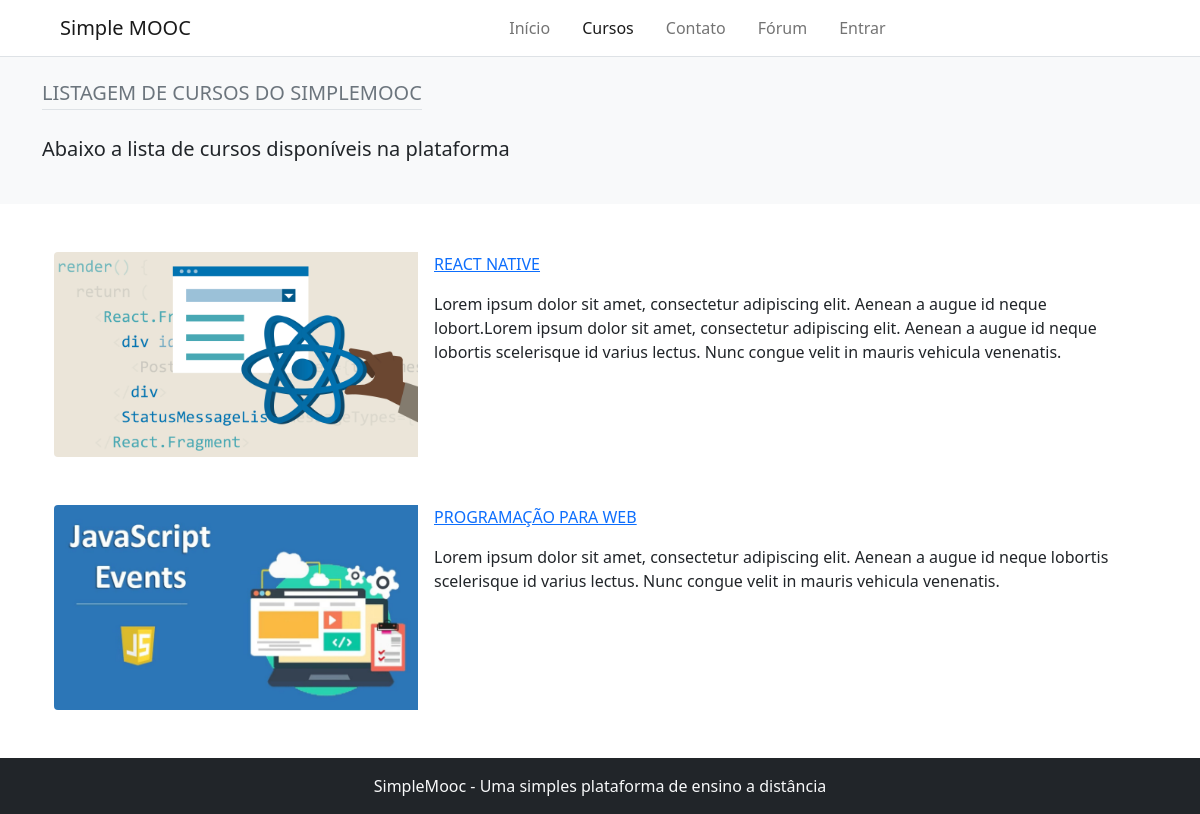
Page /courses/ on the earlier database version.
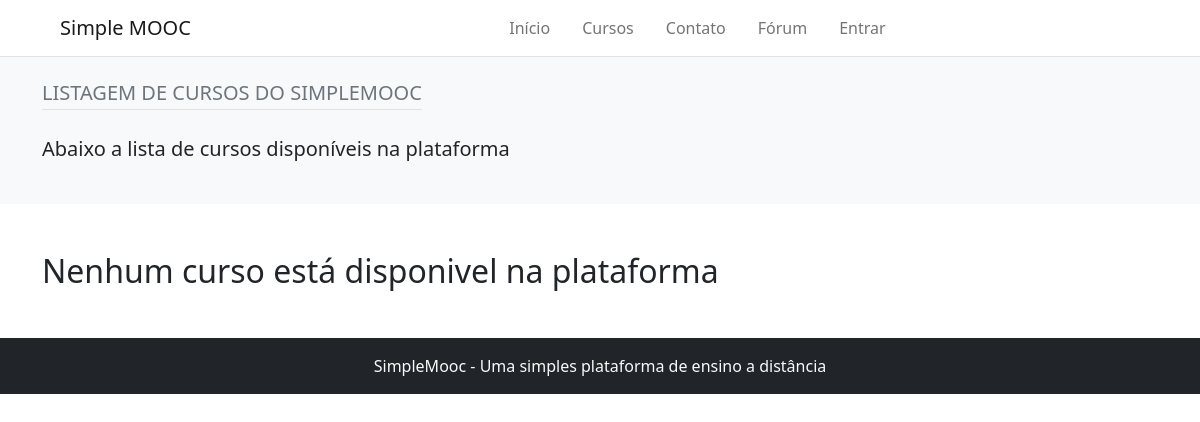
Same page on the later database version.
### Courses/models.py (models this page shows, shortened)
class Course(models.Model):
    name_course = models.CharField(max_length=50, verbose_name='Nome do curso')
    slug_course = models.SlugField(verbose_name='Atalho', blank=True)
    description_course = models.CharField(max_length=255, verbose_name='Descrição do curso')
    about_course = models.TextField(verbose_name='Sobre o curso')
    image_course = models.ImageField(upload_to='course_img/%Y/%m/%d', verbose_name='Imagem', null=True, blank=True)
    created_at = models.DateTimeField(auto_now_add= True, verbose_name='Data de criação')
    update_at = models.DateTimeField(auto_now=True, verbose_name='Data de atualização')
    objects = CourseManager()
    def get_absolute_url(self):
        return reverse('detail-course', args=[self.slug_course])
    class Meta:
        verbose_name = 'curso'
        verbose_name_plural = 'cursos'

### core/views.py (the view)
# urls.py: path('courses/', views.courses, name='courses'),
def courses(request):
    courses = Course.objects.order_by('-id')
    return render(request, 'core/list_courses.html', {'courses': courses})

### core/templates/core/list_courses.html (shortened to what this page needs)
{% extends 'base.html' %}
{% load static %}
{% block 'content' %}
    {% include 'partials/_header.html' %}
    <div class="bg-light">
        <div class="container pt-4 pb-4">
            <h2 class="d-inline-block text-uppercase text-muted fs-5 mb-4 pb-1 border-bottom">Listagem de cursos do simplemooc</h2>
            <p class="fs-5">Abaixo a lista de cursos disponíveis na plataforma</p>
        </div>
    </div>
    <div class="container courses">
        {% for course in courses %}
            <div class="container card mt-5 border-0" style="max-width: 1140px;">
                <div class="row g-0">
                    <div class="col-md-4">
                        {% if course.image_course %}
                            <img src="{{ course.image_course.url }}" class="img-fluid rounded-start" alt="{{ course.name_course }}">
                        {% else %}
                            <img src="{% static 'img/unnamed.png' %}" class="img-fluid rounded-start" alt="{{ course.name_course }}">
                        {% endif %}
                    </div>
                    <div class="col-md-8">
                        <div class="card-body py-0">
                            <a href="{{ course.get_absolute_url }}" class="d-block text-uppercase mb-3 stretched-link">
                                {{ course.name_course }}
                            </a>
                            <p class="fw-bold">{{ course.description_course|linebreaks }}</p>
                        </div>
                    </div>
                </div>
            </div>
        {% empty %}
            <h1 class="fs-2 mt-5">Nenhum curso está disponivel na plataforma</h1>
        {% endfor %}
    </div>
    {% include 'partials/_footer.html' %}
{% endblock %}

Differences in the rows shown:
removed Course: image_course (picture), name_course "REACT NATIVE", description_course "Lorem ipsum dolor sit amet, consectetur adipiscing elit. Aenean a augue id neque lobort.Lorem ipsum dolor sit amet, consectetur adipiscing elit. Aenean a augue id neque lobortis scelerisque id varius lectus. Nunc congue velit in mauris vehicula venenatis."
removed Course: image_course (picture), name_course "PROGRAMAÇÃO PARA WEB", description_course "Lorem ipsum dolor sit amet, consectetur adipiscing elit. Aenean a augue id neque lobortis scelerisque id varius lectus. Nunc congue velit in mauris vehicula venenatis."
Other differences:
text now shown: "Nenhum curso está disponivel na plataforma"
